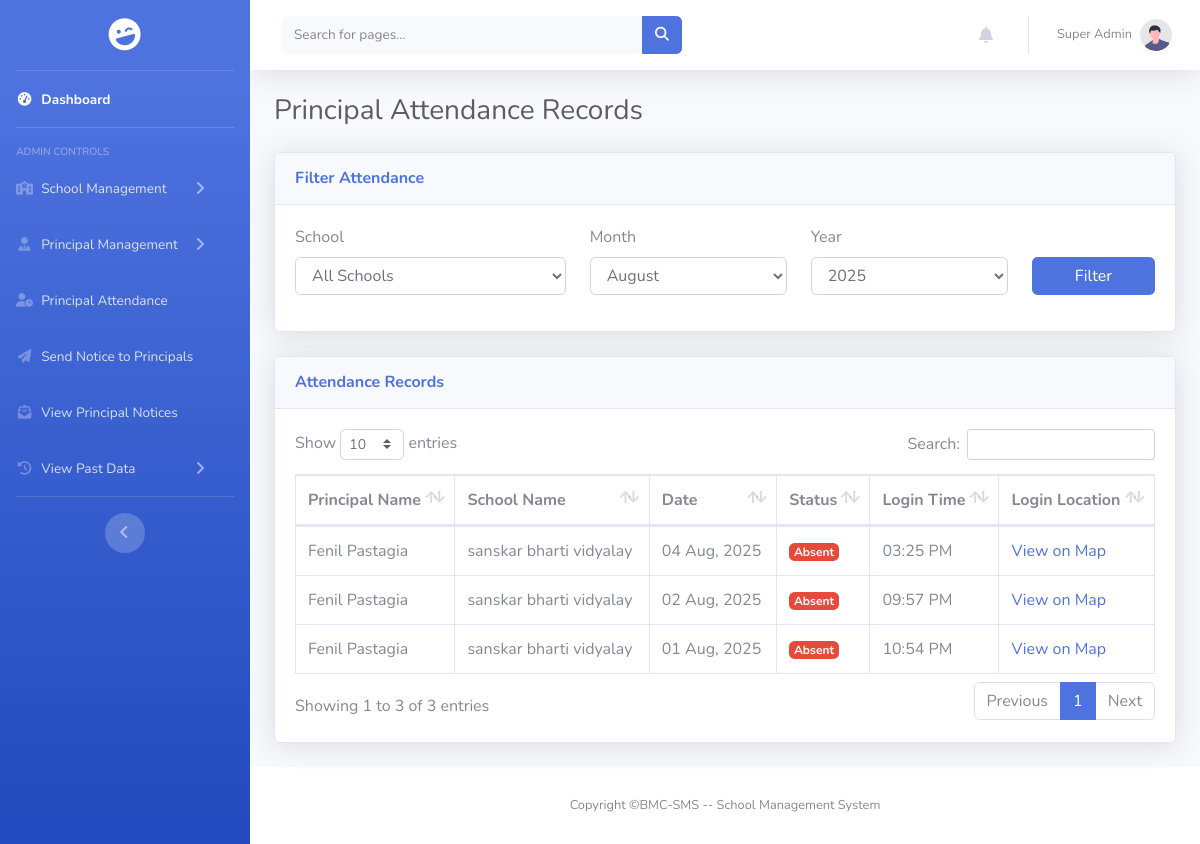
The page /pages/bmc/principal_attendance.php (signed in) on the database as committed earlier.
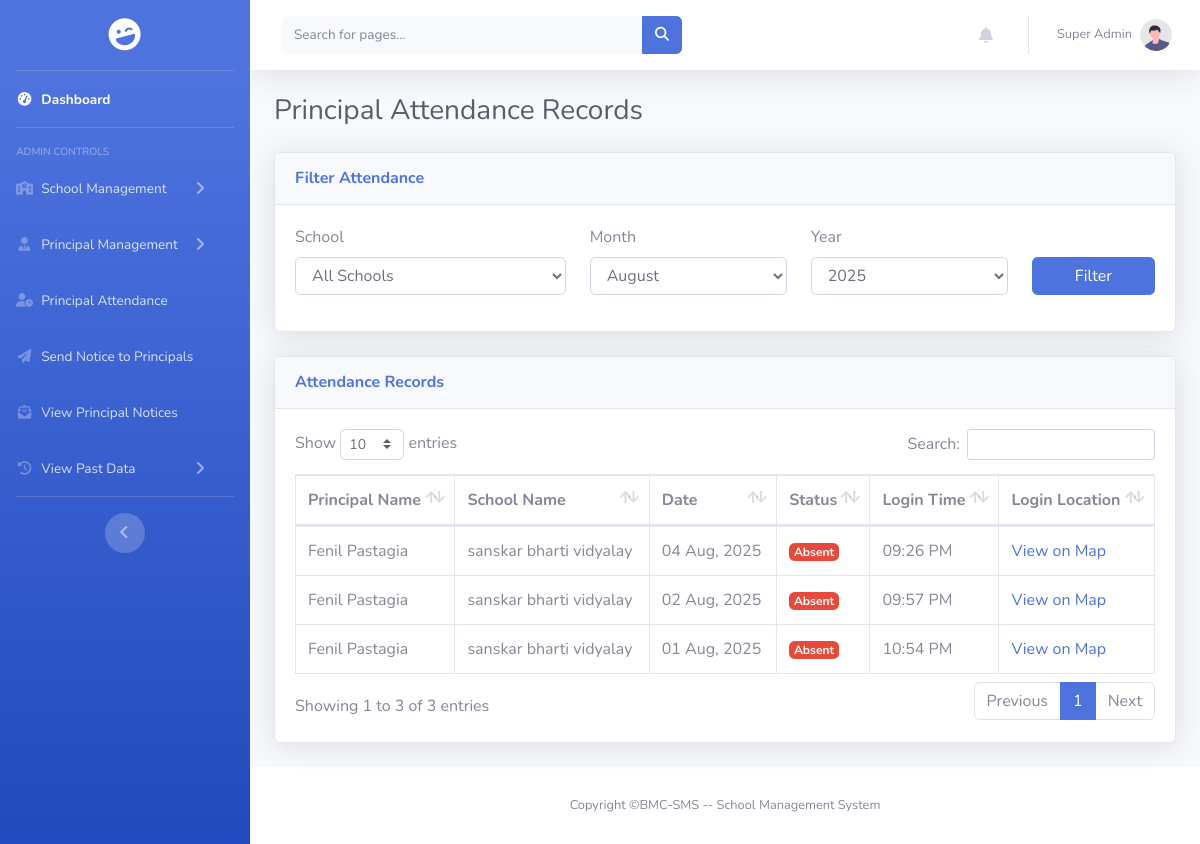
The same page on the database as committed later.
### tables this page shows
CREATE TABLE `principal_attendance` (
  `id` int(11) NOT NULL,
  `principal_id` int(11) NOT NULL,
  `school_id` int(11) NOT NULL,
  `attendance_date` date NOT NULL,
  `status` enum('Present','Absent') NOT NULL,
  `login_latitude` decimal(10,8) DEFAULT NULL,
  `login_longitude` decimal(11,8) DEFAULT NULL,
  `login_time` time NOT NULL,
  `updated_at` timestamp NOT NULL DEFAULT current_timestamp() ON UPDATE current_timestamp()
);

CREATE TABLE `principal` (
  `id` int(11) NOT NULL,
  `principal_image` varchar(255) DEFAULT NULL,
  `school_id` int(11) DEFAULT NULL,
  `principal_name` varchar(50) DEFAULT NULL,
  `email` varchar(50) NOT NULL,
  `password` varchar(255) NOT NULL,
  `phone` varchar(10) DEFAULT NULL,
  `dob` date DEFAULT NULL,
  `gender` enum('Male','Female','Others') NOT NULL,
  `blood_group` enum('A+','A-','B+','B-','AB+','AB-','O+','O-') NOT NULL,
  `address` text DEFAULT NULL,
  `qualification` varchar(50) DEFAULT NULL,
  `salary` decimal(10,2) DEFAULT NULL,
  `batch` enum('Morning','Evening') DEFAULT NULL
);

CREATE TABLE `school` (
  `id` int(11) NOT NULL,
  `school_logo` varchar(255) DEFAULT NULL,
  `school_name` varchar(100) DEFAULT NULL,
  `email` varchar(50) DEFAULT NULL,
  `phone` varchar(10) DEFAULT NULL,
  `school_opening` date DEFAULT NULL,
  `school_type` enum('Government','Private') DEFAULT NULL,
  `education_board` set('CBSE','State','IGCSE') DEFAULT NULL,
  `school_medium` set('English','Hindi','Regional Language') DEFAULT NULL,
  `school_category` set('Pre-Primary','Primary','Upper Primary','Secondary','Higher Secondary') DEFAULT NULL,
  `address` text DEFAULT NULL,
  `latitude` decimal(10,8) DEFAULT NULL,
  `longitude` decimal(11,8) DEFAULT NULL,
  `passing_percentage` decimal(5,2) NOT NULL DEFAULT 33.00
);

### pages/bmc/principal_attendance.php (the view, shortened to what the changed rows need)
<?php
include_once $_SERVER['DOCUMENT_ROOT'] . '/BMC-SMS/includes/connect.php';
$selected_month = $_GET['month'] ?? date('m');
$selected_year = $_GET['year'] ?? date('Y');
$query = "
    SELECT
        pa.attendance_date,
        pa.status,
        pa.login_time,
        pa.login_latitude,
        pa.login_longitude,
        p.principal_name,
        s.school_name
    FROM principal_attendance pa
    JOIN principal p ON pa.principal_id = p.id
    JOIN school s ON pa.school_id = s.id
    WHERE MONTH(pa.attendance_date) = ? AND YEAR(pa.attendance_date) = ?
";
$params = [$selected_month, $selected_year];
$param_types = "ii";
$query .= " ORDER BY pa.attendance_date DESC, s.school_name ASC";
$stmt = mysqli_prepare($conn, $query);
mysqli_stmt_bind_param($stmt, $param_types, ...$params);
mysqli_stmt_execute($stmt);
$result = mysqli_stmt_get_result($stmt);
$attendance_records = mysqli_fetch_all($result, MYSQLI_ASSOC);
$page_title = "Principal Attendance Records";
?>
<!DOCTYPE html>
<html lang="en">
<head>
    <link rel="stylesheet" href="https://cdnjs.cloudflare.com/ajax/libs/font-awesome/6.5.2/css/all.min.css" />
    <link href="/BMC-SMS/assets/css/sb-admin-2.min.css" rel="stylesheet">
    <link href="/BMC-SMS/assets/vendor/datatables/dataTables.bootstrap4.min.css" rel="stylesheet">
    <link rel="stylesheet" href="../../assets/css/sidebar.css">
    <link rel="stylesheet" href="../../assets/css/scrollbar_hidden.css">
</head>
<body id="page-top">
    <div id="wrapper">
        <div id="content-wrapper" class="d-flex flex-column">
            <div id="content">
                <div class="container-fluid">
                    <h1 class="h3 mb-4 text-gray-800"><?php echo htmlspecialchars($page_title); ?></h1>
                    <div class="card shadow mb-4">
                        <div class="card-body">
                            <div class="table-responsive">
                                <table class="table table-bordered" id="dataTable" width="100%" cellspacing="0">
                                    <thead>
                                        <tr>
                                            <th>Principal Name</th>
                                            <th>School Name</th>
                                            <th>Date</th>
                                            <th>Status</th>
                                            <th>Login Time</th>
                                            <th>Login Location</th>
                                        </tr>
                                    </thead>
                                    <tbody>
                                        <?php if (empty($attendance_records)): ?>
                                        <tr>
                                            <td colspan="6" class="text-center">No attendance records found for the selected filters.</td>
                                        </tr>
                                        <?php else: ?>
                                        <?php foreach ($attendance_records as $record): ?>
                                        <tr>
                                            <td><?php echo htmlspecialchars($record['principal_name']); ?></td>
                                            <td><?php echo htmlspecialchars($record['school_name']); ?></td>
                                            <td><?php echo date('d M, Y', strtotime($record['attendance_date'])); ?></td>
                                            <td>
                                                <?php if ($record['status'] == 'Present'): ?>
                                                <span class="badge badge-success">Present</span>
                                                <?php else: ?>
                                                <span class="badge badge-danger">Absent</span>
                                                <?php endif; ?>
                                            </td>
                                            <td><?php echo date('h:i A', strtotime($record['login_time'])); ?></td>
                                            <td>
                                                <?php if ($record['login_latitude'] && $record['login_longitude']): ?>
                                                <a href="https://www.google.com/maps?q=<?php echo htmlspecialchars($record['login_latitude']); ?>,<?php echo htmlspecialchars($record['login_longitude']); ?>" target="_blank">View on Map</a>
                                                <?php else: ?>
                                                N/A
                                                <?php endif; ?>
                                            </td>
                                        </tr>
                                        <?php endforeach; ?>
                                        <?php endif; ?>
                                    </tbody>
                                </table>
                            </div>
                        </div>
                    </div>
                </div>
            </div>
        </div>
    </div>
</body>
</html>

Rows that differ between the two databases and show on the page:
changed principal_attendance "04 Aug, 2025": login_time "03:25 PM" → "09:26 PM"
